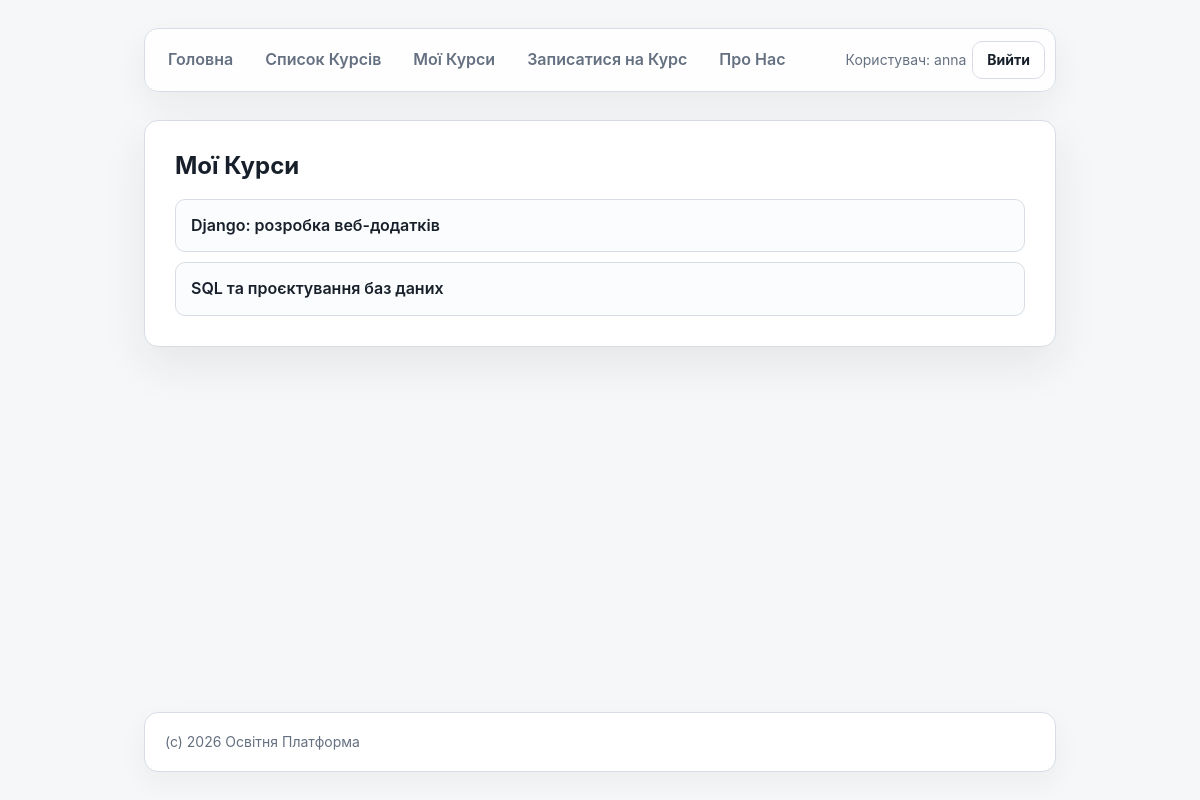
The page /my-courses/ (signed in) on the database its author committed.
### courses/models/enrollment.py (models this page shows, shortened)
class Enrollment(models.Model):
    course = models.ForeignKey(Course, on_delete=models.CASCADE, related_name='enrollments')
    student = models.ForeignKey(settings.AUTH_USER_MODEL, on_delete=models.CASCADE, related_name='enrollments')
    is_active = models.BooleanField(default=True)
    created_at = models.DateTimeField(auto_now_add=True)

### courses/models/course.py (models this page shows, shortened)
class Course(models.Model):
    LEVELS = [
        ('beginner', 'Beginner'),
        ('intermediate', 'Intermediate'),
        ('advanced', 'Advanced'),
    ]
    name = models.CharField(max_length=200)
    description = models.TextField()
    teacher = models.ForeignKey(settings.AUTH_USER_MODEL, on_delete=models.SET_NULL, null=True, blank=True)
    level = models.CharField(max_length=32, choices=LEVELS, default='beginner')
    price = models.DecimalField(decimal_places=2, max_digits=6, default=5000.0)
    is_test = models.BooleanField(default=False)
    created_at = models.DateTimeField(auto_now_add=True)
    updated_at = models.DateTimeField(auto_now=True)

### courses/views.py (the view)
# urls.py: path('my-courses/', my_courses, name='my_courses'),
@login_required
def my_courses(request):
    enrollments = Enrollment.objects.filter(student=request.user).select_related('course')
    return render(request, 'courses/my_courses.html', {'enrollments': enrollments})

### courses/templates/courses/my_courses.html (shortened to what this page needs)
{% extends 'courses/base.html' %}
{% block main %}
<main>
    <strong>Мої Курси</strong>
    <ul>
    {% for enrollment in enrollments %}
        <li><a href="{% url 'course_details' enrollment.course.id %}">{{ enrollment.course.name }}</a></li>
    {% empty %}
        Ви ще не записані на курси
    {% endfor %}
    </ul>
</main>
{% endblock %}

### courses/templates/courses/includes/navbar.html (shortened to what this page needs)
<nav>
    <div class="nav-links">
        <a href="{% url 'home' %}">Головна</a>
        <a href="{% url 'courses_list' %}">Список Курсів</a>
        {% if request.user.is_authenticated and request.user.profile.role == 'student' %}
            <a href="{% url 'my_courses' %}">Мої Курси</a>
            <a href="{% url 'enroll_course' %}">Записатися на Курс</a>
        {% endif %}
        <a href="{% url 'about' %}">Про Нас</a>
    </div>
    <div class="nav-auth">
        {% if request.user.is_authenticated %}
            <span>Користувач: {{ request.user.username }}</span>
            <form method="post" action="{% url 'logout' %}">
                <button type="submit">Вийти</button>
            </form>
        {% else %}
            <a class="auth-link" href="{% url 'login' %}">Увійти</a>
        {% endif %}
    </div>
</nav>

### courses/static/courses/css/style.css (style rules this page uses)
:root { --bg: #f6f7f9; --surface: #ffffff; --surface-muted: #eef1f5; --text: #17202a; --muted: #657080; --border: #d8dde5; --accent: #2563eb; --accent-dark: #1d4ed8; --shadow: 0 18px 45px rgba(23, 32, 42, 0.08); }
* { box-sizing: border-box; }
html { min-height: 100%; background: var(--bg); }
body { display: flex; min-height: 100vh; flex-direction: column; max-width: 960px; margin: 0 auto; padding: 28px 24px; background: var(--bg); color: var(--text); font-family: Inter, -apple-system, BlinkMacSystemFont, "Segoe UI", Arial, sans-serif; font-size: 16px; line-height: 1.6; }
a { color: var(--accent); text-decoration: none; transition: color 150ms ease, background-color 150ms ease, border-color 150ms ease; }
nav { display: flex; align-items: center; justify-content: space-between; gap: 14px; margin-bottom: 28px; padding: 10px; border: 1px solid var(--border); border-radius: 14px; background: rgba(255, 255, 255, 0.86); box-shadow: 0 12px 32px rgba(23, 32, 42, 0.06); backdrop-filter: blur(10px); }
.nav-links, .nav-auth { display: flex; align-items: center; gap: 6px; }
.nav-links { flex-wrap: wrap; }
.nav-auth { flex-shrink: 0; color: var(--muted); font-size: 14px; }
.nav-auth form { margin: 0; }
nav a { display: inline-flex; align-items: center; justify-content: center; min-height: 38px; padding: 8px 13px; border-radius: 10px; color: var(--muted); font-weight: 600; }
.nav-auth .auth-link, .nav-auth button { display: inline-flex; align-items: center; justify-content: center; min-height: 38px; padding: 8px 14px; border: 1px solid var(--border); border-radius: 10px; background: var(--surface); color: var(--text); font: inherit; font-weight: 700; line-height: 1; cursor: pointer; transition: background-color 150ms ease, border-color 150ms ease, color 150ms ease; }
main { margin-bottom: 32px; padding: 30px; border: 1px solid var(--border); border-radius: 14px; background: var(--surface); box-shadow: var(--shadow); }
main > strong:first-child { display: block; margin-bottom: 18px; color: var(--text); font-size: 24px; line-height: 1.25; }
main ul { display: grid; gap: 10px; margin: 0; padding: 0; list-style: none; }
main li { border: 1px solid var(--border); border-radius: 10px; background: #fbfcfd; }
main li a { display: block; padding: 13px 15px; color: var(--text); font-weight: 600; }

### rows shown on the page
Enrollment: course.name "Django: розробка веб-додатків"
Enrollment: course.name "SQL та проєктування баз даних"

### other values the page prints
{{ request.user.username }} "anna"
